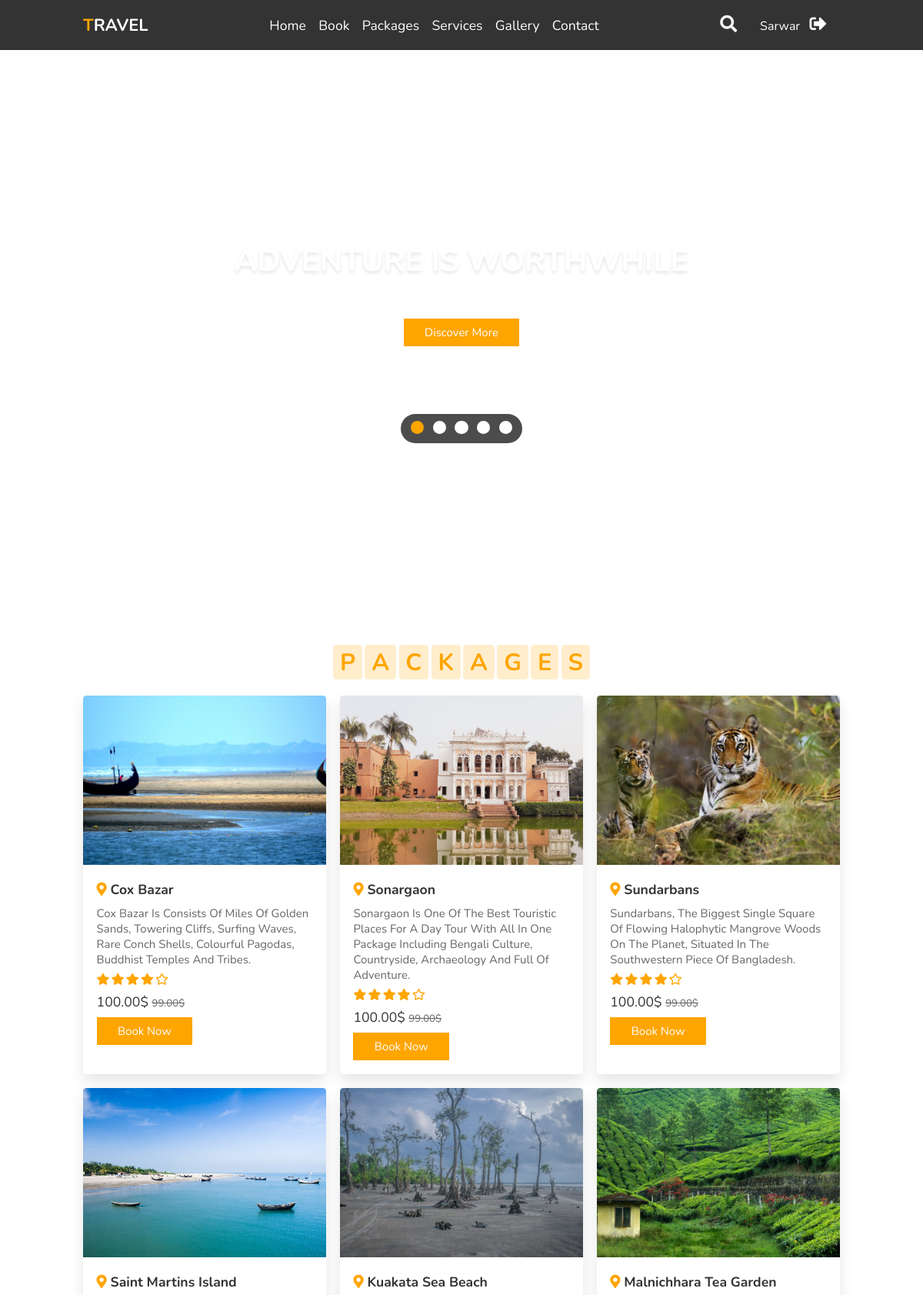
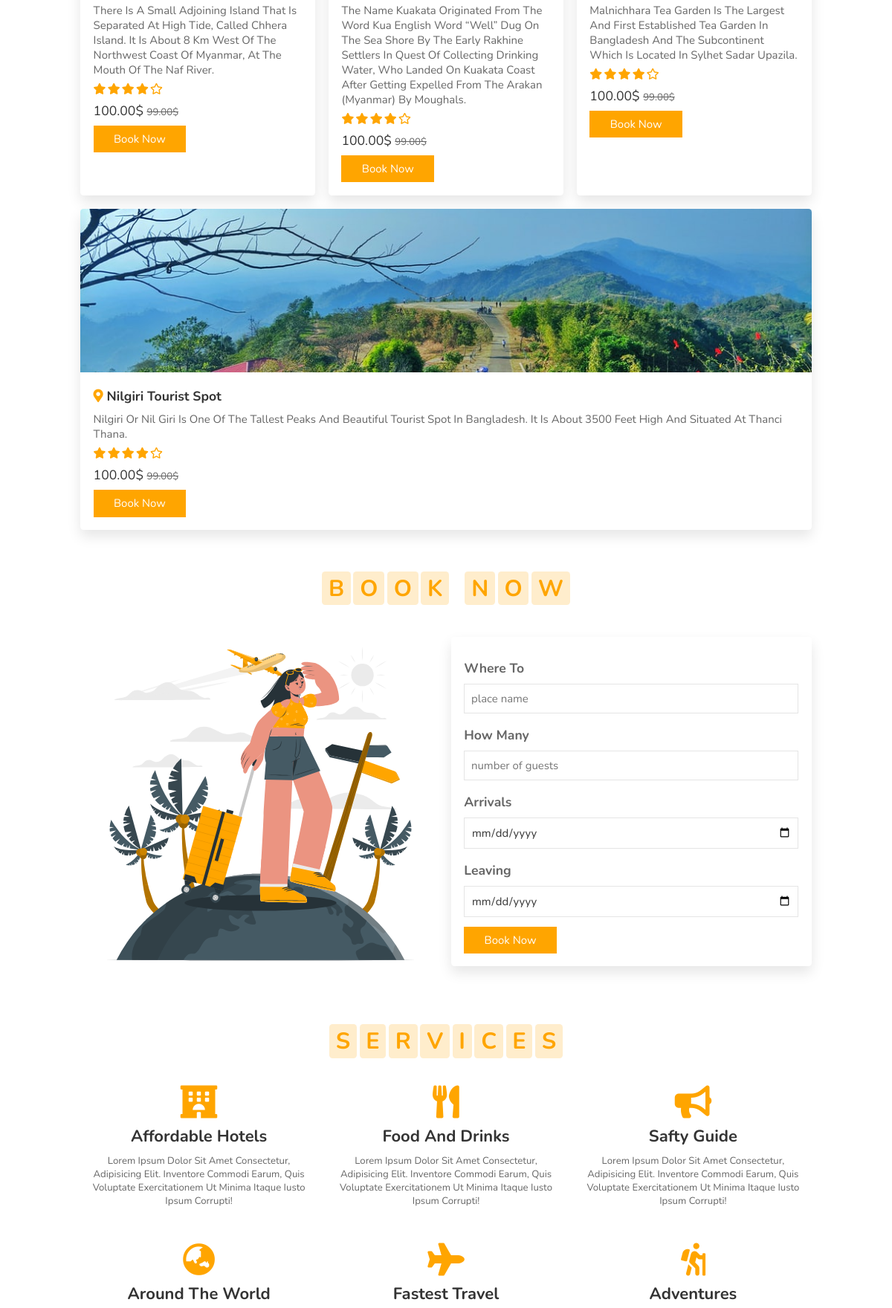
Screenshot of /index.php (signed in, upper part) with the database file from the repository (2 pictures, top to bottom).
### tables this page shows
CREATE TABLE `packages` (
  `id` int(6) UNSIGNED NOT NULL,
  `image_path` varchar(30) NOT NULL,
  `title` varchar(30) NOT NULL,
  `descriptions` varchar(500) NOT NULL,
  `price` varchar(30) NOT NULL,
  `offer_price` varchar(30) NOT NULL,
  `reg_date` timestamp NOT NULL DEFAULT current_timestamp() ON UPDATE current_timestamp()
);

### index.php (the view, shortened to what this page needs)
<?php
require_once "config.php";
?>
<!DOCTYPE html>
<html lang="en">
<head>
    <link rel="stylesheet" href="https://cdnjs.cloudflare.com/ajax/libs/font-awesome/5.15.3/css/all.min.css">
    <link rel="stylesheet" href="css/style.css">
</head>
<body>
<header>
    <a href="index.php" class="logo"><span>T</span>ravel</a>
    <nav class="navbar">
        <a href="#home">home</a>
        <a href="#book">book</a>
        <a href="#packages">packages</a>
        <a href="#services">services</a>
        <a href="#gallery">gallery</a>
        <a href="#contact">contact</a>
    </nav>
    <div class="icons">
        <i class="fas fa-search" id="search-btn"></i>
        <span class="username"><?php echo htmlspecialchars($_SESSION["username"]); ?></span>
        <a href="logout.php"><i class="fas fa-sign-out-alt"></i></a>
    </div>
    <form action="" class="search-bar-container">
    </form>
</header>
<section class="home" id="home">
    <div class="content">
        <h3>adventure is worthwhile</h3>
        <p>dicover new places with us, adventure awaits</p>
        <a href="#packages" class="btn">discover more</a>
    </div>
    <div class="controls">
        <span class="vid-btn active" data-src="images/vid-1.mp4"></span>
        <span class="vid-btn" data-src="images/vid-2.mp4"></span>
        <span class="vid-btn" data-src="images/vid-3.mp4"></span>
        <span class="vid-btn" data-src="images/vid-4.mp4"></span>
        <span class="vid-btn" data-src="images/vid-5.mp4"></span>
    </div>
    <div class="video-container">
        <video src="images/vid-1.mp4" id="video-slider" loop autoplay muted></video>
    </div>
</section>
<section class="packages" id="packages">
    <h1 class="heading">
        <span>p</span>
        <span>a</span>
        <span>c</span>
        <span>k</span>
        <span>a</span>
        <span>g</span>
        <span>e</span>
        <span>s</span>
    </h1>
    <?php
        $sql = "SELECT image_path, title, descriptions, price, offer_price FROM packages";
        $result = $link->query($sql);
        ?>
    <div class="box-container">
    <?php
    if ($result->num_rows > 0) {
        while($row = $result->fetch_assoc()) {
            ?>
          <div class="box">
            <img src="<?php echo $row["image_path"]?>" alt="">
            <div class="content">
                <h3> <i class="fas fa-map-marker-alt"></i> <?php echo $row["title"]?> </h3>
                <p><?php echo $row["descriptions"]?></p>
                <div class="stars">
                    <i class="fas fa-star"></i>
                    <i class="fas fa-star"></i>
                    <i class="fas fa-star"></i>
                    <i class="fas fa-star"></i>
                    <i class="far fa-star"></i>
                </div>
                <div class="price"> <?php echo $row["price"]?> <span><?php echo $row["offer_price"]?></span> </div>
                <a href="#book" class="btn">book now</a>
            </div>
            </div>
        <?php
        }
      } else {
        echo "0 results";
      }
    ?>
    </div>
</section>
<section class="book" id="book">
    <h1 class="heading">
        <span>b</span>
        <span>o</span>
        <span>o</span>
        <span>k</span>
        <span class="space"></span>
        <span>n</span>
        <span>o</span>
        <span>w</span>
    </h1>
    <div class="row">
        <div class="image">
            <img src="images/book-img.svg" alt="">
        </div>
        <form action="book.php" method="POST">
            <div class="inputBox">
                <h3>where to</h3>
                <input type="text" placeholder="place name" name="place_name">
            </div>
            <div class="inputBox">
                <h3>how many</h3>
                <input type="number" placeholder="number of guests" name="number_of_guests">
            </div>
            <div class="inputBox">
                <h3>arrivals</h3>
                <input type="date" name="arrivals">
            </div>
            <div class="inputBox">
                <h3>leaving</h3>
                <input type="date" name="leaving">
            </div>
            <input type="submit" class="btn" value="book now">
        </form>
    </div>
</section>
<section class="services" id="services">
    <h1 class="heading">
        <span>s</span>
        <span>e</span>
        <span>r</span>
        <span>v</span>
        <span>i</span>
        <span>c</span>
        <span>e</span>
        <span>s</span>
    </h1>
    <div class="box-container">
        <div class="box">
            <i class="fas fa-hotel"></i>
            <h3>affordable hotels</h3>
            <p>Lorem ipsum dolor sit amet consectetur, adipisicing elit. Inventore commodi earum, quis voluptate exercitationem ut minima itaque iusto ipsum corrupti!</p>
        </div>
        <div class="box">
            <i class="fas fa-utensils"></i>
            <h3>food and drinks</h3>
            <p>Lorem ipsum dolor sit amet consectetur, adipisicing elit. Inventore commodi earum, quis voluptate exercitationem ut minima itaque iusto ipsum corrupti!</p>
        </div>
        <div class="box">
            <i class="fas fa-bullhorn"></i>
            <h3>safty guide</h3>
            <p>Lorem ipsum dolor sit amet consectetur, adipisicing elit. Inventore commodi earum, quis voluptate exercitationem ut minima itaque iusto ipsum corrupti!</p>
        </div>
        <div class="box">
            <i class="fas fa-globe-asia"></i>
            <h3>around the world</h3>
        </div>
        <div class="box">
            <i class="fas fa-plane"></i>
            <h3>fastest travel</h3>
        </div>
        <div class="box">
            <i class="fas fa-hiking"></i>
            <h3>adventures</h3>
        </div>
    </div>
</section>
</body>
</html>

### css/style.css (style rules this page uses)
:root { --orange:#ffa500; }
* { font-family: 'Nunito', sans-serif; margin:0; padding:0; box-sizing: border-box; text-transform: capitalize; outline: none; border:none; text-decoration: none; transition: all .2s linear; }
html { font-size: 62.5%; overflow-x: hidden; scroll-padding-top: 6rem; scroll-behavior: smooth; }
section { padding:2rem 9%; }
.heading { text-align: center; padding:2.5rem 0 }
.heading span { font-size: 3.5rem; background:rgba(255, 165, 0,.2); color:var(--orange); border-radius: .5rem; padding:.2rem 1rem; }
.heading span.space { background:none; }
.btn { display: inline-block; margin-top: 1rem; background:var(--orange); color:#fff; padding:.8rem 3rem; border:.2rem solid var(--orange); cursor: pointer; font-size: 1.7rem; }
header { position: fixed; top:0; left: 0; right:0; background:#333; z-index: 1000; display: flex; align-items: center; justify-content: space-between; padding:2rem 9%; }
header .logo { font-size: 2.5rem; font-weight: bolder; color:#fff; text-transform: uppercase; }
header .logo span { color:var(--orange); }
header .navbar a { color:#fff; font-size: 2rem; margin:0 .8rem; }
header .icons i { font-size: 2.5rem; color:#fff; cursor: pointer; margin-right: 2rem; }
header .search-bar-container { position: absolute; top:100%; left: 0; right:0; padding:1.5rem 2rem; background:#333; border-top: .1rem solid rgba(255,255,255,.2); display: flex; align-items: center; z-index: 1001; clip-path: polygon(0 0, 100% 0, 100% 0, 0 0); }
.username { color: #fff; font-size: 16px; padding: 10px; font-style: bold; }
.home { min-height: 100vh; display: flex; align-items: center; justify-content: center; flex-flow: column; position: relative; z-index: 0; }
.home .content { text-align: center; }
.home .content h3 { font-size: 4.5rem; color:#fff; text-transform: uppercase; text-shadow: 0 .3rem .5rem rgba(0,0,0,.1); }
.home .content p { font-size: 2.5rem; color:#fff; padding:.5rem 0; }
.home .video-container video { position: absolute; top:0; left: 0; z-index: -1; height: 100%; width:100%; object-fit: cover; }
.home .controls { padding:1rem; border-radius: 5rem; background:rgba(0,0,0,.7); position: relative; top:10rem; }
.home .controls .vid-btn { height:2rem; width:2rem; display: inline-block; border-radius: 50%; background:#fff; cursor: pointer; margin:0 .5rem; }
.home .controls .vid-btn.active { background:var(--orange); }
.book .row { display: flex; flex-wrap: wrap; gap:1.5rem; align-items: center; }
.book .row .image { flex:1 1 40rem; }
.book .row .image img { width:100%; }
.book .row form { flex:1 1 40rem; padding:2rem; box-shadow: 0 1rem 2rem rgba(0,0,0,.1); border-radius: .5rem; }
.book .row form .inputBox { padding:.5rem 0; }
.book .row form .inputBox input { width:100%; padding:1rem; border:.1rem solid rgba(0,0,0,.1); font-size: 1.7rem; color:#333; text-transform: none; }
.book .row form .inputBox h3 { font-size: 2rem; padding:1rem 0; color:#666; }
.packages .box-container { display: flex; flex-wrap: wrap; gap:2rem; }
.packages .box-container .box { flex:1 1 30rem; border-radius: .5rem; overflow: hidden; box-shadow: 0 1rem 2rem rgba(0,0,0,.1); }
.packages .box-container .box img { height: 25rem; width:100%; object-fit: cover; }
.packages .box-container .box .content { padding:2rem; }
.packages .box-container .box .content h3 { font-size:2rem; color:#333; }
.packages .box-container .box .content h3 i { color:var(--orange); }
.packages .box-container .box .content p { font-size:1.7rem; color:#666; padding:1rem 0; }
.packages .box-container .box .content .stars i { font-size:1.7rem; color:var(--orange); }
.packages .box-container .box .content .price { font-size: 2rem; color:#333; padding-top: 1rem; }
.packages .box-container .box .content .price span { color:#666; font-size: 1.5rem; text-decoration: line-through; }
.services .box-container { display: flex; flex-wrap: wrap; gap:1.5rem; }
.services .box-container .box { flex: 1 1 30rem; border-radius: .5rem; padding:1rem; text-align: center; }
.services .box-container .box i { padding:1rem; font-size: 5rem; color:var(--orange); }
.services .box-container .box h3 { font-size: 2.5rem; color:#333; }
.services .box-container .box p { font-size: 1.5rem; color:#666; padding:1rem 0; }
@media (max-width:1200px) { html { font-size: 55%; } }

### rows the page displays
packages: image_path (picture), title "Cox Bazar", descriptions "Cox Bazar Is Consists Of Miles Of Golden Sands, Towering Cliffs, Surfing Waves, Rare Conch Shells, Colourful Pagodas, Buddhist Temples And Tribes.", price "100.00$", offer_price "99.00$"
packages: image_path (picture), title "Sonargaon", descriptions "Sonargaon Is One Of The Best Touristic Places For A Day Tour With All In One Package Including Bengali Culture, Countryside, Archaeology And Full Of Adventure.", price "100.00$", offer_price "99.00$"
packages: image_path (picture), title "Sundarbans", descriptions "Sundarbans, The Biggest Single Square Of Flowing Halophytic Mangrove Woods On The Planet, Situated In The Southwestern Piece Of Bangladesh.", price "100.00$", offer_price "99.00$"
packages: image_path (picture), title "Saint Martins Island", descriptions "There Is A Small Adjoining Island That Is Separated At High Tide, Called Chhera Island. It Is About 8 Km West Of The Northwest Coast Of Myanmar, At The Mouth Of The Naf River.", price "100.00$", offer_price "99.00$"
packages: image_path (picture), title "Kuakata Sea Beach", descriptions "The Name Kuakata Originated From The Word Kua English Word “Well” Dug On The Sea Shore By The Early Rakhine Settlers In Quest Of Collecting Drinking Water, Who Landed On Kuakata Coast After Getting Expelled From The Arakan (Myanmar) By Moughals.", price "100.00$", offer_price "99.00$"
packages: image_path (picture), title "Malnichhara Tea Garden", descriptions "Malnichhara Tea Garden Is The Largest And First Established Tea Garden In Bangladesh And The Subcontinent Which Is Located In Sylhet Sadar Upazila.", price "100.00$", offer_price "99.00$"
packages: image_path (picture), title "Nilgiri Tourist Spot", descriptions "Nilgiri Or Nil Giri Is One Of The Tallest Peaks And Beautiful Tourist Spot In Bangladesh. It Is About 3500 Feet High And Situated At Thanci Thana.", price "100.00$", offer_price "99.00$"

### other values shown
$_SESSION["username"] "Sarwar"
